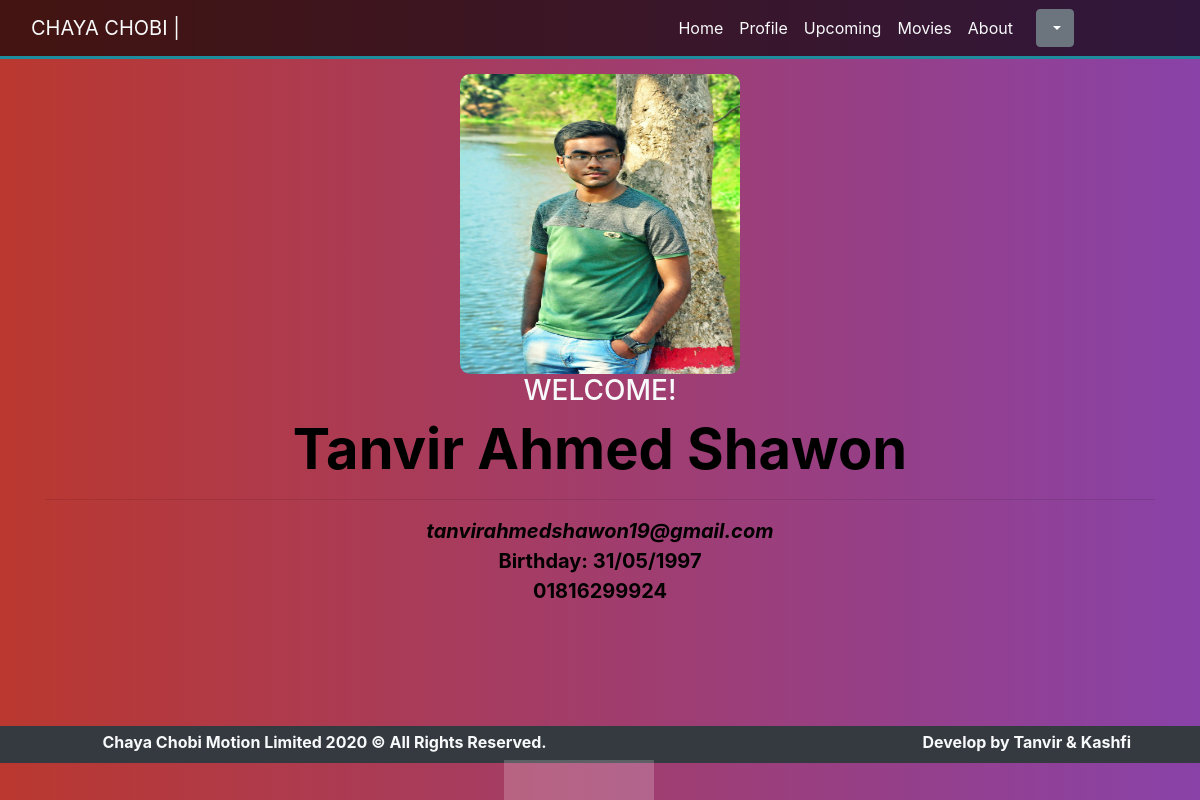
Screenshot of /profile.php (signed in) with the database file from the repository.
### tables this page shows
CREATE TABLE `register` (
  `id` int(11) NOT NULL,
  `username` varchar(20) NOT NULL,
  `firstname` varchar(20) NOT NULL,
  `surname` varchar(20) NOT NULL,
  `email` varchar(255) NOT NULL,
  `phone` varchar(20) NOT NULL,
  `birthday` varchar(20) NOT NULL,
  `gender` varchar(10) NOT NULL,
  `password` varchar(20) NOT NULL,
  `avatar` varchar(255) NOT NULL DEFAULT 'avatar.jpg',
  `vkey` varchar(45) NOT NULL,
  `verified` tinyint(1) NOT NULL DEFAULT 0,
  `createdate` timestamp(6) NOT NULL DEFAULT current_timestamp(6)
);

### profile.php (the view, shortened to what this page needs)
<?php require_once("header.php");
?>
<!DOCTYPE html>
<html lang="en" dir="ltr">
  <head>
    <link rel="stylesheet" href="assets/css/stylep.css" type="text/css">
    <link rel="stylesheet" href="https://stackpath.bootstrapcdn.com/bootstrap/4.5.2/css/bootstrap.min.css">
  </head>
  <body>
    <nav class="navbar navbar-expand-sm navbar-dark fixed-top">
      <div class="container">
        <a class="navbar-brand text-light" href="home-section1.php">CHAYA CHOBI |</a>
    <div class="collapse navbar-collapse text-center"  id="ulli">
      <ul class="navbar-nav ml-auto">
        <li>
          <a class="nav-link  text-light" href="home-section1.php">Home</a>
        </li>
        <li>
          <a class="nav-link text-light" href="profile.php">Profile</a>
        </li>
        <li>
          <a class="nav-link text-light" href="offer-section.php">Upcoming</a>
        </li>
        <li>
          <a class="nav-link text-light" href="movie-section.php">Movies</a>
        </li>
        <li>
          <a class="nav-link text-light" href="about-section1.php">About</a>
        </li>
      </ul>
    </div>
      </div>
      <div style="padding-right:110px;" class="dropdown">
        <a class="btn btn-secondary dropdown-toggle" href="#" role="button" id="dropdownMenuLink" data-toggle="dropdown" aria-haspopup="true" aria-expanded="false">
        </a>
      </div>
    </nav>
  <div class="animation-area">
    <?php
      if(isset($_COOKIE["currentUser"])){
        $currentUserTarget = $_COOKIE["currentUser"];
        $nameQuery= "SELECT * FROM register WHERE username='$currentUserTarget'";
        $runNameQuery = mysqli_query($conn, $nameQuery);
        if($runNameQuery ==true){
          while($getRow = mysqli_fetch_array($runNameQuery)){  ?>
            <div class="profile-section">
              <div class="container text-center text-white">
                <div class="row">
                  <div class="col-md-12">
                    <div class="proimg">
                      <br>
                      <img style="margin-top:50px; margin-left:0px; width:280px; height:300px; border-radius:10px;" class="proimg" src="avatar/<?php echo $getRow['avatar'];?>" alt="">
                    </div>
                    <h3 class="text-light">WELCOME!</h3>
                    <b style=" color:black; font-weight: bold;" class=" display-4"> <?php echo $getRow['firstname'];?> </b>
                    <b style=" color:black; font-weight: bold;" class="lead display-4"> <?php echo $getRow['surname'];?> </b>
                    <hr>
                    <i  style="font-size: 20px; color:black; font-weight: bold;" class=""> <?php echo $getRow['email'];?> </i>
                    <br>
                    <b  style="font-size: 20px; color:black;" class=" ">Birthday: <?php echo $getRow['birthday'];?> </b>
                    <br>
                    <b  style="font-size: 20px; color:black;" class=" display-5"> <?php echo $getRow['phone'];?> </b>
                    <br>
                    <br>
                    <br>
                    <br>
                  </div>
                </div>
              </div>
            </div>
            <?php
          }
        }
      }
     ?>
     <ul class="box-area">
       <li></li>
     </ul>
     <div class="bg-dark text-light pt-1 mt-5">
       <div class="row">
         <div class="col-md-1 mt-1">
         </div>
         <div class="col-md-6">
           <b>Chaya Chobi Motion Limited 2020 © All Rights Reserved.</b>
         </div>
         <div class="col-md-2">
         </div>
         <div class="col-md-3 ">
           <b>Develop by Tanvir & Kashfi</b>
         </div>
       </div>
     </div>
  </div>
  </body>
</html>

### assets/css/stylep.css (style rules this page uses)
* { padding: 0; margin: 0; scroll-behavior: smooth; }
nav { background: #000000a3; border-bottom: 3px solid #1D8D9E; }
.animation-area { position: absolute; background: linear-gradient(to left, #8942a8, #ba382f); width: 100%; height: 100vh; }
.box-area { position: absolute; top: 0; left: 0; width: 100%; height: 100%; overflow: hidden; }
.box-area li { position: absolute; display: block; list-style: none; width: 25px; height: 25px; background: rgba(255, 255, 255, 0.2); animation: animate 20s linear infinite; bottom: -110px; }
.box-area li:nth-child(4) { left: 42%; width: 150px; height: 150px; animation-delay: 0s; animation-duration: 15s; }

### rows the page displays
register: avatar (picture), firstname "Tanvir Ahmed", surname "Shawon", email "tanvirahmedshawon19@gmail.com", birthday "31/05/1997", phone "01816299924"
